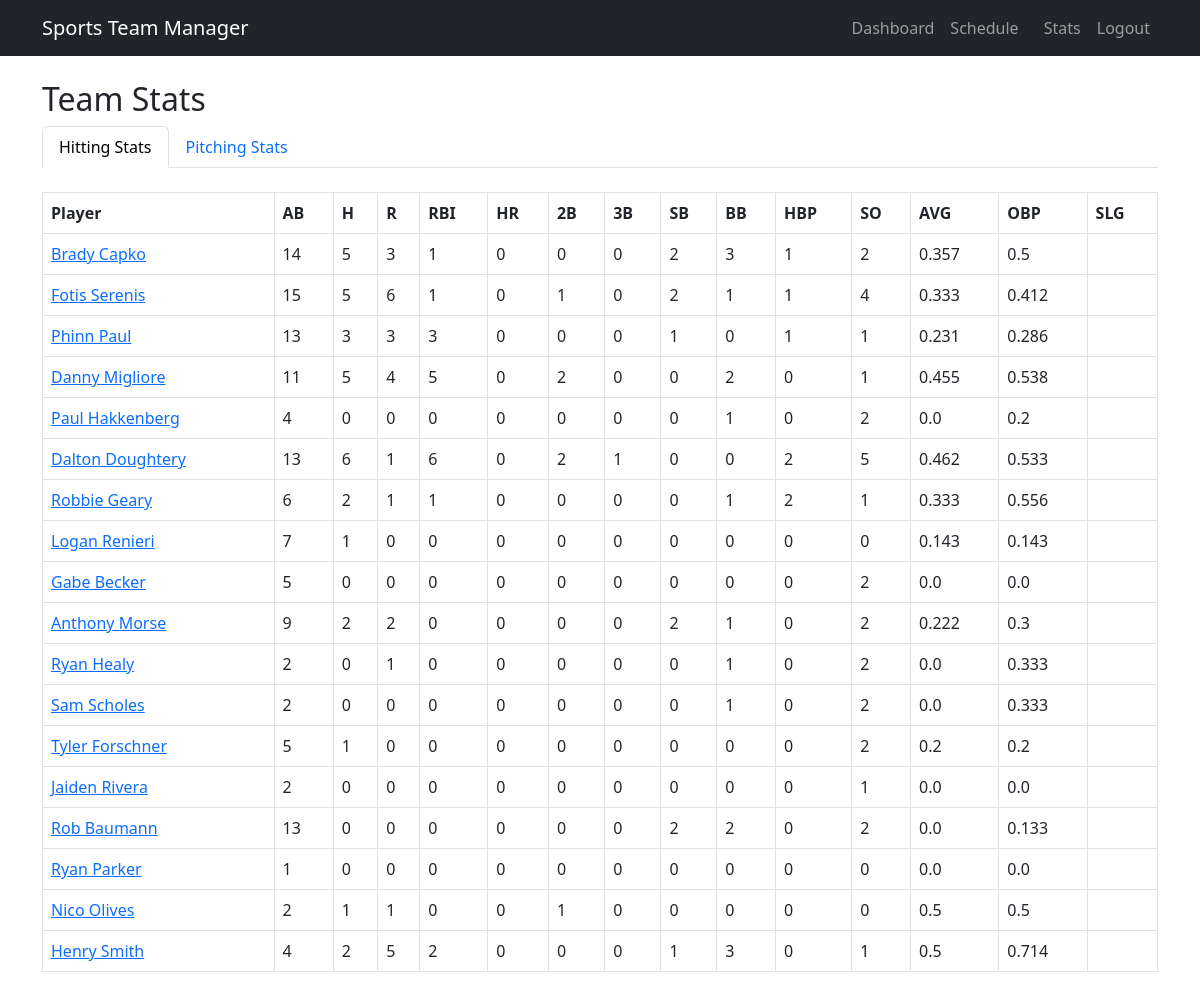
The page /stats/ (signed in) on the database its author committed.
### users/models.py (models this page shows, shortened)
class Player(models.Model):
    full_name = models.CharField(max_length=100)
    team = models.ForeignKey(Team, on_delete=models.CASCADE)
    position = models.CharField(max_length=50)
    user = models.ForeignKey(
        settings.AUTH_USER_MODEL,
        on_delete=models.SET_NULL,
        null=True,
        blank=True  # <== Important: allows optional
    )

### users/views.py (the view)
# urls.py: path('stats/', views.combined_stats, name='stats_combined'),
@login_required
def combined_stats(request):
    teams = Team.objects.filter(coach=request.user)
    players_with_hitting_stats = Player.objects.filter(
        team__in=teams,
        playerstat__isnull=False
    ).distinct()
    player_hitting_totals = []
    for player in players_with_hitting_stats:
        stats = PlayerStat.objects.filter(player=player)
        total_at_bats = sum(stat.at_bats for stat in stats)
        total_hits = sum(stat.hits for stat in stats)
        total_runs = sum(stat.runs for stat in stats)
        total_rbis = sum(stat.rbis for stat in stats)
        total_home_runs = sum(stat.home_runs for stat in stats)
        total_doubles = sum(stat.doubles for stat in stats)
        total_triples = sum(stat.triples for stat in stats)
        total_stolen_bases = sum(stat.stolen_bases for stat in stats)
        total_walks = sum(stat.walks for stat in stats)
        total_hit_by_pitch = sum(stat.hit_by_pitch for stat in stats)
        total_strikeouts = sum(stat.strikeouts for stat in stats)
        singles = total_hits - (total_doubles + total_triples + total_home_runs)
        avg = round(total_hits / total_at_bats, 3) if total_at_bats else 0
        obp_denominator = total_at_bats + total_walks + total_hit_by_pitch
        obp = round((total_hits + total_walks + total_hit_by_pitch) / obp_denominator, 3) if obp_denominator else 0
        slg = round(((singles + 2 * total_doubles + 3 * total_triples + 4 * total_home_runs) / total_at_bats), 3) if total_at_bats else 0
        player_hitting_totals.append({
            'player': player,
            'total_at_bats': total_at_bats,
            'total_hits': total_hits,
            'total_runs': total_runs,
            'total_rbis': total_rbis,
            'total_home_runs': total_home_runs,
            'total_doubles': total_doubles,
            'total_triples': total_triples,
            'total_stolen_bases': total_stolen_bases,
            'total_walks': total_walks,
            'total_hit_by_pitch': total_hit_by_pitch,
            'total_strikeouts': total_strikeouts,
            'avg': avg,
            'obp': obp,
            'slg': slg,
        })
    from .models import PitchingStat
    players_with_pitching_stats = Player.objects.filter(
        team__in=teams,
        pitchingstat__isnull=False
    ).distinct()
    player_pitching_totals = []
    for player in players_with_pitching_stats:
        stats = PitchingStat.objects.filter(player=player)
        total_innings_pitched = sum((stat.innings_pitched or 0) for stat in stats)
        total_hits_allowed = sum((stat.hits_allowed or 0) for stat in stats)
        total_runs_allowed = sum((stat.runs_allowed or 0) for stat in stats)
        total_earned_runs = sum((stat.earned_runs or 0) for stat in stats)
        total_walks = sum((stat.walks or 0) for stat in stats)
        total_strikeouts = sum((stat.strikeouts or 0) for stat in stats)
        total_pitches_thrown = sum((stat.pitches_thrown or 0) for stat in stats)
        total_home_runs_allowed = sum((stat.home_runs_allowed or 0) for stat in stats)  # ✅ Add this
        era = round((total_earned_runs * 9) / total_innings_pitched, 2) if total_innings_pitched else 0.00
        whip = round((total_walks + total_hits_allowed) / total_innings_pitched, 2) if total_innings_pitched else 0.00
        k_bb_ratio = round(total_strikeouts / total_walks, 2) if total_walks else total_strikeouts
        player_pitching_totals.append({
            'player': player,
            'innings_pitched': total_innings_pitched,
            'hits_allowed': total_hits_allowed,
            'runs_allowed': total_runs_allowed,
            'earned_runs': total_earned_runs,
            'walks': total_walks,
            'strikeouts': total_strikeouts,
            'home_runs_allowed': total_home_runs_allowed,
            'pitches_thrown': total_pitches_thrown,
            'era': era,
            'whip': whip,
            'k_bb_ratio': k_bb_ratio,
        })
    return render(request, 'users/combined_stats.html', {
        'player_hitting_totals': player_hitting_totals,
        'player_pitching_totals': player_pitching_totals,
    })

### users/templates/users/combined_stats.html (shortened to what this page needs)
{% extends "base.html" %}
{% block content %}
<h2>Team Stats</h2>
<ul class="nav nav-tabs" id="statsTabs" role="tablist">
    <li class="nav-item" role="presentation">
        <button class="nav-link active" id="hitting-tab" data-bs-toggle="tab" data-bs-target="#hitting" type="button" role="tab">Hitting Stats</button>
    </li>
    <li class="nav-item" role="presentation">
        <button class="nav-link" id="pitching-tab" data-bs-toggle="tab" data-bs-target="#pitching" type="button" role="tab">Pitching Stats</button>
    </li>
</ul>
<div class="tab-content mt-4">
    <div class="tab-pane fade show active" id="hitting" role="tabpanel">
        <table class="table table-bordered">
            <thead>
                <tr>
                    <th>Player</th>
                    <th>AB</th>
                    <th>H</th>
                    <th>R</th>
                    <th>RBI</th>
                    <th>HR</th>
                    <th>2B</th>
                    <th>3B</th>
                    <th>SB</th>
                    <th>BB</th>
                    <th>HBP</th>
                    <th>SO</th>
                    <th>AVG</th>
                    <th>OBP</th>
                    <th>SLG</th>
                </tr>
            </thead>
            <tbody>
                {% for player in player_hitting_totals %}
                <tr>
                    <td>
                        <a href="{% url 'player_game_log' player.player.id %}">{{ player.player.full_name }}</a>
                    </td>
                    <td>{{ player.total_at_bats }}</td>
                    <td>{{ player.total_hits }}</td>
                    <td>{{ player.total_runs }}</td>
                    <td>{{ player.total_rbis }}</td>
                    <td>{{ player.total_home_runs }}</td>
                    <td>{{ player.total_doubles }}</td>
                    <td>{{ player.total_triples }}</td>
                    <td>{{ player.total_stolen_bases }}</td>
                    <td>{{ player.total_walks }}</td>
                    <td>{{ player.total_hit_by_pitch }}</td>
                    <td>{{ player.total_strikeouts }}</td>
                    <td>{{ player.avg }}</td>
                    <td>{{ player.obp }}</td>
                    <td>{{ player.slugging }}</td>
                </tr>
                {% endfor %}
            </tbody>
        </table>
    </div>
</div>
{% endblock %}

### rows shown on the page
Player: player.full_name "Brady Capko"
Player: player.full_name "Fotis Serenis"
Player: player.full_name "Phinn Paul"
Player: player.full_name "Danny Migliore"
Player: player.full_name "Paul Hakkenberg"
Player: player.full_name "Dalton Doughtery"
Player: player.full_name "Robbie Geary"
Player: player.full_name "Logan Renieri"
Player: player.full_name "Gabe Becker"
Player: player.full_name "Anthony Morse"
Player: player.full_name "Ryan Healy"
Player: player.full_name "Sam Scholes"
Player: player.full_name "Tyler Forschner"
Player: player.full_name "Jaiden Rivera"
Player: player.full_name "Rob Baumann"
Player: player.full_name "Ryan Parker"
Player: player.full_name "Nico Olives"
Player: player.full_name "Henry Smith"

### other values the page prints
{{ player.total_at_bats }} "14" "15" "13" "11" "4" "13" "6" "7" "5" "9" "2" "2" "5" "2" "13" "1" "2" "4"
{{ player.total_hits }} "5" "5" "3" "5" "0" "6" "2" "1" "0" "2" "0" "0" "1" "0" "0" "0" "1" "2"
{{ player.total_runs }} "3" "6" "3" "4" "0" "1" "1" "0" "0" "2" "1" "0" "0" "0" "0" "0" "1" "5"
{{ player.total_rbis }} "1" "1" "3" "5" "0" "6" "1" "0" "0" "0" "0" "0" "0" "0" "0" "0" "0" "2"
{{ player.total_home_runs }} "0" "0" "0" "0" "0" "0" "0" "0" "0" "0" "0" "0" "0" "0" "0" "0" "0" "0"
{{ player.total_doubles }} "0" "1" "0" "2" "0" "2" "0" "0" "0" "0" "0" "0" "0" "0" "0" "0" "1" "0"
{{ player.total_triples }} "0" "0" "0" "0" "0" "1" "0" "0" "0" "0" "0" "0" "0" "0" "0" "0" "0" "0"
{{ player.total_stolen_bases }} "2" "2" "1" "0" "0" "0" "0" "0" "0" "2" "0" "0" "0" "0" "2" "0" "0" "1"
{{ player.total_walks }} "3" "1" "0" "2" "1" "0" "1" "0" "0" "1" "1" "1" "0" "0" "2" "0" "0" "3"
{{ player.total_hit_by_pitch }} "1" "1" "1" "0" "0" "2" "2" "0" "0" "0" "0" "0" "0" "0" "0" "0" "0" "0"
{{ player.total_strikeouts }} "2" "4" "1" "1" "2" "5" "1" "0" "2" "2" "2" "2" "2" "1" "2" "0" "0" "1"
{{ player.avg }} "0.357" "0.333" "0.231" "0.455" "0.0" "0.462" "0.333" "0.143" "0.0" "0.222" "0.0" "0.0" "0.2" "0.0" "0.0" "0.0" "0.5" "0.5"
{{ player.obp }} "0.5" "0.412" "0.286" "0.538" "0.2" "0.533" "0.556" "0.143" "0.0" "0.3" "0.333" "0.333" "0.2" "0.0" "0.133" "0.0" "0.5" "0.714"
